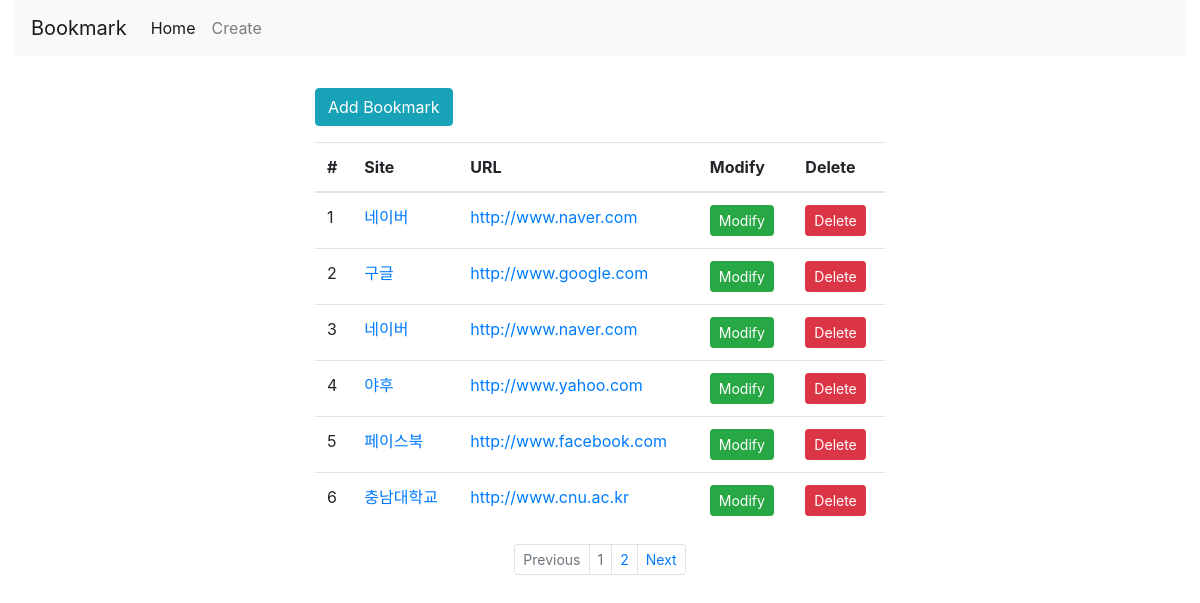
Screenshot of /bookmark/ with the database file from the repository.
### bookmark/models.py (models this page shows, shortened)
class Bookmark(models.Model):
    site_name = models.CharField(max_length=100)
    url = models.URLField('Site URL')

### bookmark/views.py (the view)
# urls.py: path('', BookmarkListView.as_view(), name='list'),
class BookmarkListView(ListView):
    model = Bookmark
    paginate_by = 6

### bookmark/templates/bookmark/bookmark_list.html (shortened to what this page needs)
{% extends 'base.html' %}
{% block content %}
    <div class="btn-group">
        <a href="{% url 'add' %}" class="btn btn-info">Add Bookmark</a>
    </div>
    <table class="table">
        <thead>
            <tr>
                <th scope="col">#</th>
                <th scope="col">Site</th>
                <th scope="col">URL</th>
                <th scope="col">Modify</th>
                <th scope="col">Delete</th>
            </tr>
        </thead>
        <tbody>
            {% for bookmark in object_list %}
                <tr>
                    <td>{{forloop.counter}}</td>
                    <td><a href="{% url 'detail' bookmark.id %}">{{bookmark.site_name}}</a></td>
                    <td><a href="{{bookmark.url}}" target="_blank">{{bookmark.url}}</a></td>
                    <td><a href="{% url 'update' bookmark.id %}" class="btn btn-success btn-sm">Modify</a></td>
                    <td><a href="{% url 'delete' bookmark.id %}" class="btn btn-danger btn-sm">Delete</a></td>
                </tr>
            {% endfor %}
        </tbody>
    </table>
{% endblock %}
{% block pagination %}
  {% if is_paginated %}
    <ul class="pagination justify-content-center pagination-sm">
        {% if page_obj.has_previous %}
          <li class="page-item">
              <a class="page-link" href="{% url 'list' %}?page={{ page_obj.previous_page_number }}" tabindex="-1">Previous</a>
          </li>
        {% else %}
        <li class="page-item disabled">
            <a class="page-link" href="#" tabindex="-1">Previous</a>
        </li>
        {% endif %}
        {% for object in page_obj.paginator.page_range %}
            <li class="page-item {% if page_obj.number == forloop.counter %}disabled{% endif %}">
                <a class="page-link" href="{{ request.path }}?page={{ forloop.counter }}">{{ forloop.counter }}</a>
            </li>
        {% endfor %}
        {% if page_obj.has_next %}
          <li class="page-item">
              <a class="page-link" href="{% url 'list' %}?page={{ page_obj.next_page_number }}">Next</a>
          </li>
        {% else %}
        <li class="page-item disabled">
            <a class="page-link" href="#">Next</a>
        </li>
        {% endif %}
    </ul>
  {% endif %}
{% endblock %}

### bookmark/templates/base.html (shortened to what this page needs)
<!DOCTYPE html>
<html lang="en">
<head>
    <link rel="stylesheet" href="https://stackpath.bootstrapcdn.com/bootstrap/4.2.1/css/bootstrap.min.css"
>
</head>
<body>
<div class="container-fluid">
    <nav class="navbar navbar-expand-lg navbar-light bg-light">
        <a class="navbar-brand" href="/">Bookmark</a>
        <div class="collapse navbar-collapse" id="navbarNavAltMarkup">
            <div class="navbar-nav">
                <a class="nav-item nav-link active" href="/">Home <span class="sr-only">(current)</span></a>
                <a class="nav-item nav-link" href="{% url 'add' %}">Create</a>
            </div>
        </div>
    </nav>
    <div class="row" style="margin-top:2em;">
        <div class="col-md-3"></div>
            <div class="col-md-6">
                {% block content %}
                {% endblock %}
                {% block pagination %}
                {% endblock %}
            </div>
        <div class="col-md-3"></div>
    </div>
</div>
</body>
</html>

### rows the page displays
Bookmark: site_name "네이버", url "http://www.naver.com"
Bookmark: site_name "구글", url "http://www.google.com"
Bookmark: site_name "네이버", url "http://www.naver.com"
Bookmark: site_name "야후", url "http://www.yahoo.com"
Bookmark: site_name "페이스북", url "http://www.facebook.com"
Bookmark: site_name "충남대학교", url "http://www.cnu.ac.kr"
